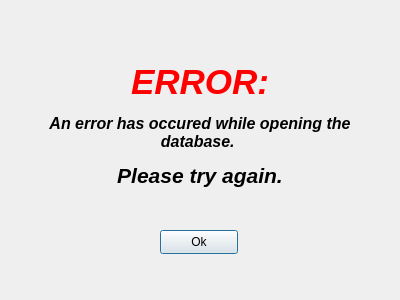
<?xml version="1.0" encoding="UTF-8"?>
<ui version="4.0">
 <class>DBError</class>
 <widget class="QDialog" name="DBError">
  <property name="geometry">
   <rect>
    <x>0</x>
    <y>0</y>
    <width>400</width>
    <height>300</height>
   </rect>
  </property>
  <property name="windowTitle">
   <string>Dialog</string>
  </property>
  <widget class="QLabel" name="ERROR">
   <property name="geometry">
    <rect>
     <x>20</x>
     <y>10</y>
     <width>360</width>
     <height>231</height>
    </rect>
   </property>
   <property name="font">
    <font>
     <pointsize>23</pointsize>
     <italic>true</italic>
     <bold>true</bold>
    </font>
   </property>
   <property name="acceptDrops">
    <bool>true</bool>
   </property>
   <property name="autoFillBackground">
    <bool>false</bool>
   </property>
   <property name="text">
    <string>&lt;html&gt;&lt;head/&gt;&lt;body&gt;&lt;p align=&quot;center&quot;&gt;&lt;span style=&quot; font-size:26pt; font-weight:700; font-style:italic; color:#ff0000;&quot;&gt;ERROR:&lt;/span&gt;&lt;span style=&quot; font-size:26pt;&quot;/&gt;&lt;/p&gt;&lt;p align=&quot;center&quot;&gt;&lt;span style=&quot; font-size:12pt;&quot;&gt;An error has occured while opening the database. &lt;/span&gt;&lt;/p&gt;&lt;p align=&quot;center&quot;&gt;&lt;span style=&quot; font-size:16pt;&quot;&gt;Please try again.&lt;/span&gt;&lt;/p&gt;&lt;/body&gt;&lt;/html&gt;</string>
   </property>
   <property name="wordWrap">
    <bool>true</bool>
   </property>
  </widget>
  <widget class="QPushButton" name="Ok">
   <property name="geometry">
    <rect>
     <x>160</x>
     <y>230</y>
     <width>78</width>
     <height>24</height>
    </rect>
   </property>
   <property name="text">
    <string>Ok</string>
   </property>
  </widget>
 </widget>
 <resources/>
 <connections>
  <connection>
   <sender>Ok</sender>
   <signal>clicked()</signal>
   <receiver>DBError</receiver>
   <slot>close()</slot>
   <hints>
    <hint type="sourcelabel">
     <x>198</x>
     <y>241</y>
    </hint>
    <hint type="destinationlabel">
     <x>199</x>
     <y>149</y>
    </hint>
   </hints>
  </connection>
 </connections>
</ui>
